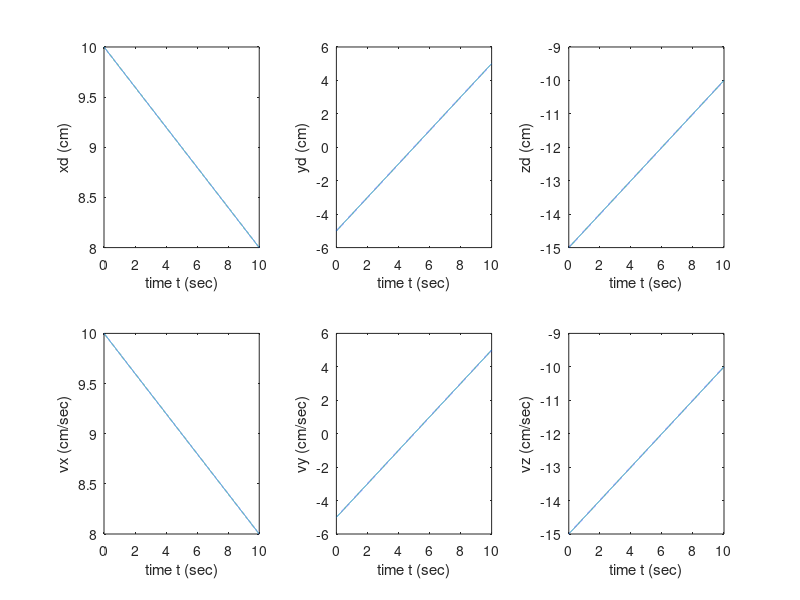
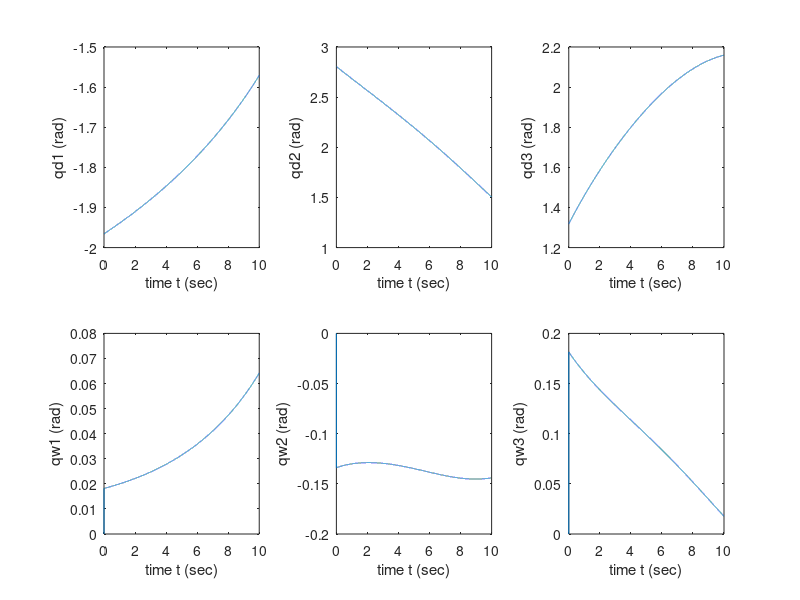
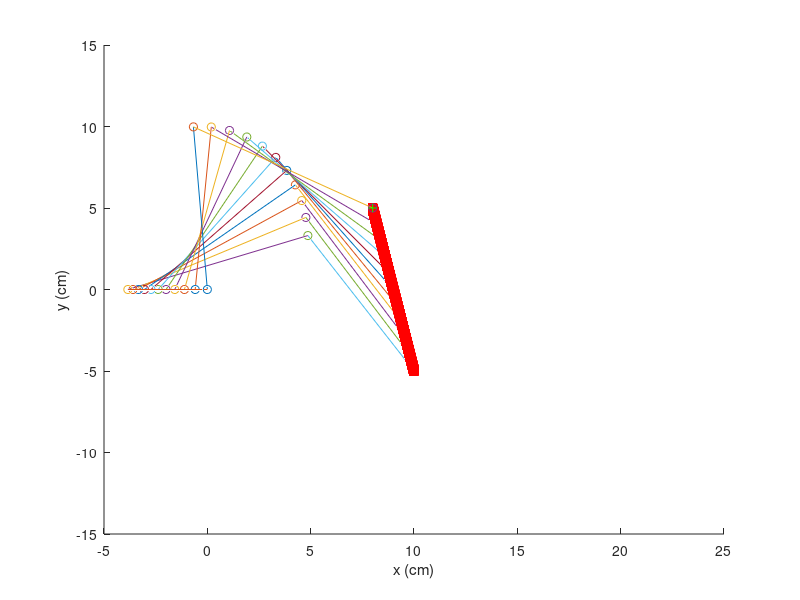

Source code (MATLAB) for these figures, in order:
%% *** Robot (kinematic) model parameters *** 
close all; 
l(1) = 10.0;  %% in cm 
l(2) = 10.0;  
l(3) = 10.0;

%% *** sampling period *** 
%% *** for the robot motion, kinematic simulation: 
dt = 0.001; %dt = 0.001; i.e. 1 msec)   

%% *** Create (or load from file) reference signals *** 
%% *** DESIRED MOTION PROFILE - TASK SPACE *** 
Tf=10.0; 	% 10sec duration of motion 
t=0:dt:Tf;  

%xd0,td0,yd1: initial/final end-point position --> desired task-space trajectory  
xd0 = 10.0;	
xd1 =  8.0; 
yd0 = -5.0; 
yd1 = 5.0;
zd0 = -15.0;
zd1 = -10.0;

% Example of desired trajectory : linear segment (x0,y0)-->(x1,y1); Time duration: Tf; 
disp('Initialising Desired Task-Space Trajectory (Motion Profile) ...'); %% 
disp(' ');   
xd(1) = xd0; 
yd(1) = yd0; 
zd(1) = zd0;

n = length(t);
vx = zeros(n,1);
vy = zeros(n,1);
vz = zeros(n,1);

vy(1) = 0; 
vz(1) = 0;
lambda_x = (xd1-xd0)/Tf; 
lambda_y = (yd1-yd0)/Tf;
lambda_z = (zd1 - zd0) / Tf;
kmax=Tf/dt + 1; 
for k=2:kmax   
   xd(k) = xd(k-1) + lambda_x*dt; 
   vx(k) = ( xd(k)-xd(k-1) ) / dt;
   yd(k) = yd(k-1) + lambda_y*dt;
   vy(k) = ( yd(k)-yd(k-1) ) / dt;
   zd(k) = zd(k-1) + lambda_z*dt;
   vz(k) = ( zd(k)-zd(k-1) ) / dt;
end  


%%%%%%%%%%%%%%%%%%%%%%%%%%%%%%%%%%%%%%%%%%%%%%%%%%%%%%%%%%%%%%%%% 
%% ****** KINEMATIC SIMULATION - Main loop ****** 
disp('Kinematic Simulation ...'); %% 
disp(' '); %%  

%% ***** INVESRE KINEMATICS  -->  DESIRED MOTION - JOINT SPACE ***** 
%% compute the reference joint-motion vectors: 
%% {qd(k,i), i=1,...,n (num of degrees of freedom), with k=1,..., kmax,} 
%% and reference joint (angular) velocities {qd_1(k,i)} 
rd2 = xd(:).^2 + yd(:).^2 + zd(:).^2; 
qd(:,3) = acos( (rd2(:)-l(2)^2-l(3)^2-l(1)^2)./(2*l(2)*l(3)) ); 	

s3 = sin(qd(:,3));
c3 = cos(qd(:,3));
qd(:,2) = 2*atan((l(2)+l(3)*c3 + sqrt(l(2)^2+l(3)^2+2*l(2)*l(3)*c3 - yd(:).^2)) ./ (l(3)*s3 + yd(:)));
%% 2nd solution: elbow up
%% qd(:,2) = 2*atan((l(2)+l(3)*c3 - sqrt(l(2)^2+l(3)^2+2*l(2)*l(3)*c3 - yd(:).^2)) ./ (l(3)*s3 + yd(:)));


s2 = sin(qd(:,2));
c2 = cos(qd(:,2));
c23 = cos(qd(:,2)+qd(:,3));
qd(:,1) = 2*atan((l(3)*c23 + l(2)*c2 - sqrt((l(2)*c23+l(2)*c2).^2+l(1)^2-xd(:).^2)) ./ (xd(:) + l(1)) );


%%inverse kinematics
s1 = sin(qd(:,1));
c1 = cos(qd(:,2));
qteleia(:,1) = (c1.*vx()+ vz.*s1) ./ (l(3)*c23+l(2)*c2)  ;

s23 = sin(qd(:,2)+qd(:,3));
a1 = l(3)*c23.*s1.*c23;
a2 = l(2).*s1.*c2.*c23;
a3 = l(1).*c1.*c23;
temp1 = (a1+a2+a3).*vx;
temp2 = c23.*(l(1).*s1 - l(3).*c1.*c23 - l(2).*c1.*c2).*vz;
temp3 = (l(3)*s3.*(l(3).*c23+l(2).*c2));
temp4 =  (s23.*vy) ./ (l(2)*s3);
qteleia(:,2) =((temp1 + temp2) ./ temp3) + temp4;

qteleia(:,3) = ((l(3)*s1.*c23+l(2)*s1.*c2+l(1)*c1).*vx + (l(3)*s23+l(2)*s2).*vy + (l(1)*s1 - l(3)*c1.*c23 - l(2)*c1.*c2).*vz)./ (-l(3)*l(2)*s3);
%% ***** FORWARD KINEMATICS  JOINT MOTION -->  CARTESIAN POSITIONS ***** 
%%(xd1, yd1, zd1) : cartesian position of the 2nd link's local reference frame 
xd1 = l(1)*cos(qd(:,1));   
yd1 = zeros(n,1);
zd1 = l(1)*sin(qd(:,1)); 
%%(xd2, yd2, zd1) : cartesian position of the 3d link's local reference frame 
xd2 = l(1)*cos( qd(:,1) ) + l(2)*cos( qd(:,2) ).*sin( qd(:,1) );   
yd2 = l(2)*sin ( qd(:,2) );
zd2 = l(1)*sin( qd(:,1) ) - l(2)*cos( qd(:,1) ).*cos( qd(:,2) );
%%%%%%%%%%%%%%%%%%%%%%%%%%%%%%%%%%%%%%%%%%%%%%%%%%%%%%%%%%%%%%%%%%% 
%%%%%%%%%%%%%%%%%%%%%%%%%%%%%%%%%%%%%%%%%%%%%%%%%%%%%%%%%%%%%%%%%%%  
%%(xd3, yd3, zd3) : cartesian position of the endpoint
xd3 = l(3)*sin( qd(:,1) ).*cos( qd(:,2)+qd(:,3) ) + l(2)*sin( qd(:,1) ).*cos( qd(:,2) ) + l(1)*cos (qd(:,1) );
yd3 = l(3)*sin( qd(:,2)+qd(:,3) ) + l(2)*sin( qd(:,2) );
zd3 = -l(3)*cos( qd(:,1) ).*cos( qd(:,2)+qd(:,3) ) -  l(2)*cos( qd(:,1) ).*cos( qd(:,2) ) + l(1)*sin (qd(:,1) );
  

fig1 = figure;  
subplot(2,3,1); 
plot(t,xd); 
ylabel('xd (cm)'); 
xlabel('time t (sec)');  

subplot(2,3,2); 
plot(t,yd); 
ylabel('yd (cm)'); 
xlabel('time t (sec)');  

subplot(2,3,3); 
plot(t,zd); 
ylabel('zd (cm)'); 
xlabel('time t (sec)');  

subplot(2,3,4); 
plot(t,xd); 
ylabel('vx (cm/sec)'); 
xlabel('time t (sec)');  

subplot(2,3,5); 
plot(t,yd); 
ylabel('vy (cm/sec)'); 
xlabel('time t (sec)');  

subplot(2,3,6); 
plot(t,zd); 
ylabel('vz (cm/sec)'); 
xlabel('time t (sec)');  

fig2 = figure;

subplot(2,3,1); 
plot(t,qd(:,1)); 
ylabel('qd1 (rad)'); 
xlabel('time t (sec)');  

subplot(2,3,2); 
plot(t,qd(:,2)); 
ylabel('qd2 (rad)'); 
xlabel('time t (sec)');    

subplot(2,3,3); 
plot(t,qd(:,3)); 
ylabel('qd3 (rad)'); 
xlabel('time t (sec)'); 

subplot(2,3,4); 
plot(t,qteleia(:,1)); 
ylabel('qw1 (rad)'); 
xlabel('time t (sec)'); 

subplot(2,3,5); 
plot(t,qteleia(:,2)); 
ylabel('qw2 (rad)'); 
xlabel('time t (sec)'); 

subplot(2,3,6); 
plot(t,qteleia(:,3)); 
ylabel('qw3 (rad)'); 
xlabel('time t (sec)'); 
%%*** stick diagram --> animate robot motion ... (**optional**) 
%% within a for (or while) loop, use periodic plot(...) functions to draw the geometry (current pos)  
%% of the robot, and thus animate its motion ...  

fig3 = figure; 
axis([-5 25 -15 15]) %%set xyz plot axes (caution: square axes, i.e. dx=dy=dz) 
axis on 
hold on 
xlabel('x (cm)'); 
ylabel('y (cm)'); 
zlabel('z (cm)');
plot3(xd,yd,zd,'rs'); 
dtk=1000; %% plot robot position every dtk samples, to animate its motion 
plot3(0,0,0,'o'); 
hold on
for tk=1:dtk:kmax   %%% 
   pause(0.1);	%% pause motion to view successive robot configurations    			
   hold on
   plot3([0,xd1(tk)],[0,yd1(tk)],[0,zd1(tk)]);
   hold on
   plot3(xd1(tk),yd1(tk),zd1(tk),'o');    
   hold on 
   plot3([xd1(tk),xd2(tk)],[yd1(tk),yd2(tk)],[zd1(tk),zd2(tk)]);
   plot3(xd2(tk),yd2(tk),zd2(tk),'o'); 
   plot3([xd2(tk),xd3(tk)],[yd2(tk),yd3(tk)],[zd2(tk),zd3(tk)]);	
   plot3(xd3(tk),yd3(tk),zd3(tk),'o'); 
   plot3(xd(tk), yd(tk), zd(tk), 'g+');  
end